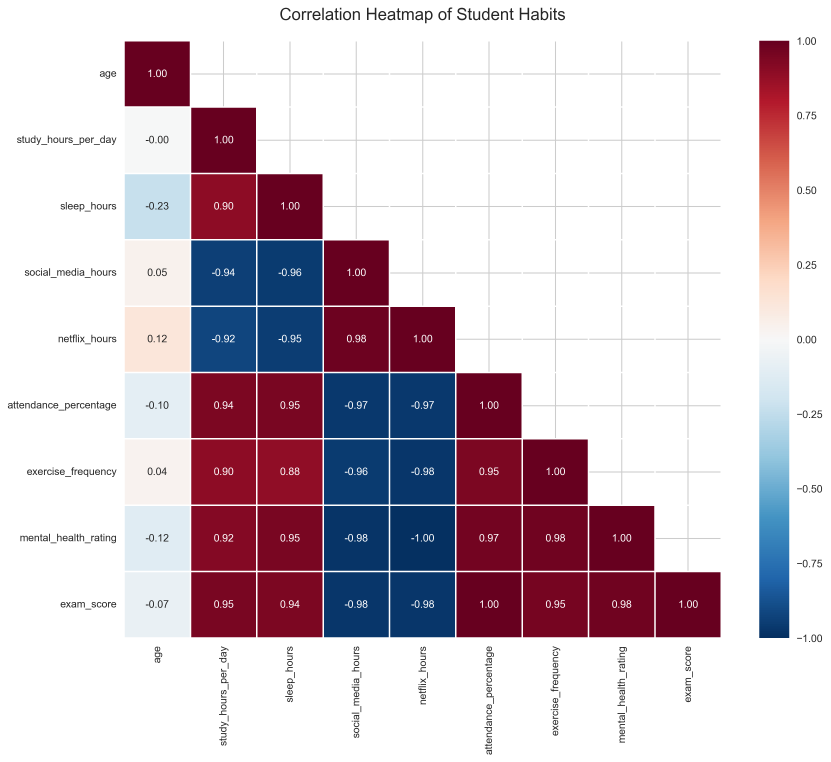
#> input picture visualizations/correlation_heatmap.png, 3321 x 3048 px, found by its file name (shown at 1/4 size)
$ python create_collage.py
#> lines starting #> are read from the running program, lines starting #| are printed output that depends on the picture; after the words box and inside, x2 and y2 are one past the last pixel; in counts of white or black regions, pixels touching at a corner belong together
import numpy as np
from PIL import Image, ImageDraw
import os

def create_dashboard_collage():
    # Define the visualization files to include
    vis_files = [
        'correlation_heatmap.png',
        'categorical_vs_exam_score.png',
        'numerical_vs_exam_score.png',
        'categorical_distributions.png',
        'numerical_distributions.png'
    ]

    # Load images
    images = []
    for file in vis_files:
        try:
            img_path = os.path.join('visualizations', file)
            img = Image.open(img_path)
#> img is the input picture: PIL image 3321x3048 RGBA; mean R, G, B, A 207.1, 192, 201.4, 255
            # Convert to RGBA if not already
            if img.mode != 'RGBA':
                img = img.convert('RGBA')
            # Resize to a consistent width while maintaining aspect ratio
            basewidth = 1000
            wpercent = (basewidth / float(img.size[0]))
#> wpercent = 0.301
            hsize = int((float(img.size[1]) * float(wpercent)))
#> hsize = 917
            img = img.resize((basewidth, hsize), Image.Resampling.LANCZOS)
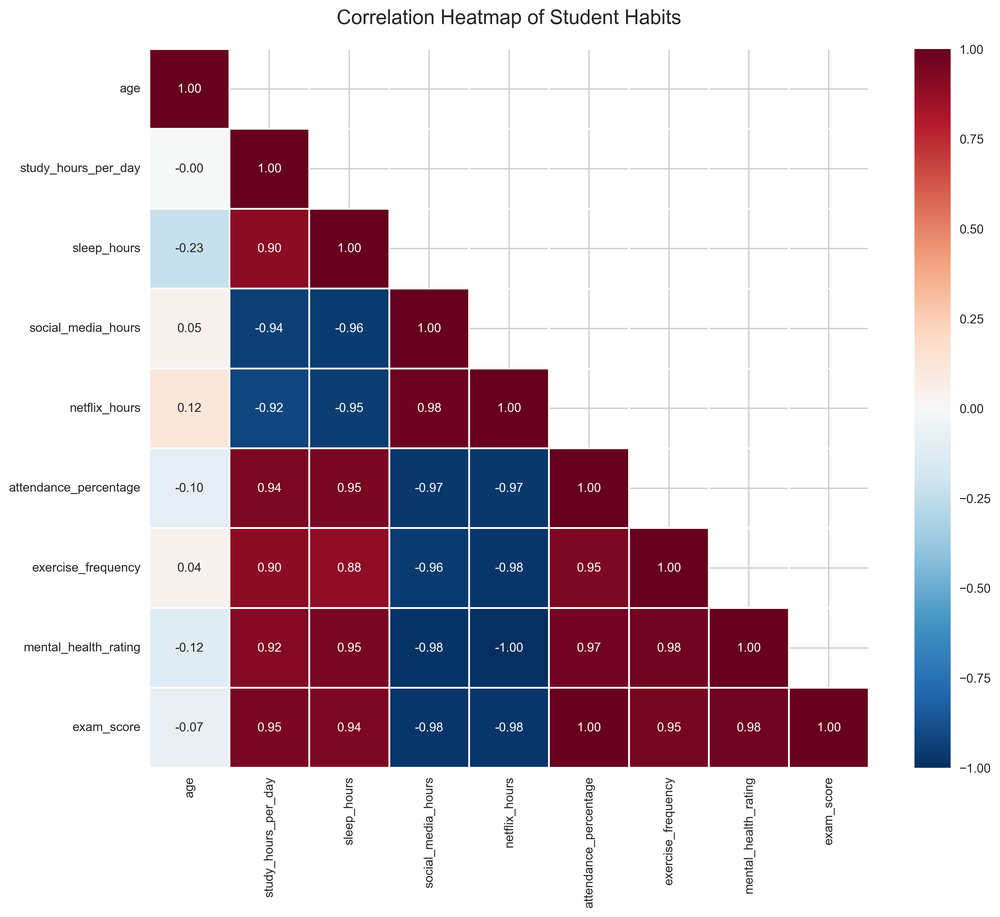
#> img: PIL image 1000x917 RGBA; mean R, G, B, A 206.8, 191.9, 201.2, 255
            images.append(img)
        except Exception as e:
            print(f"Error loading {file}: {e}")
            continue
#> pass 2 of the loop in create_dashboard_collage, `for file in vis_files:`:
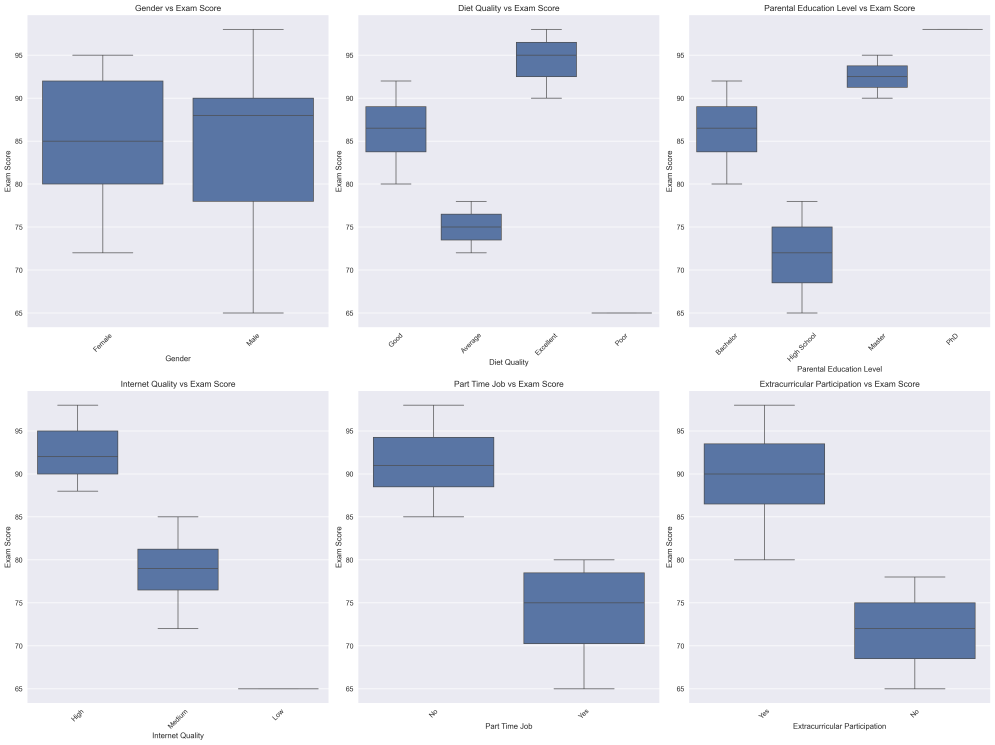
#> input picture visualizations/categorical_vs_exam_score.png, 5970 x 4469 px, found by its file name (shown at 1/6 size)
#> in create_dashboard_collage, img is the input picture: PIL image 5970x4469 RGBA; mean R, G, B, A 223.2, 225.9, 235.6, 255
#> in create_dashboard_collage, `img = img.resize((basewidth, hsize), Image.Resampling.LANCZOS)`:
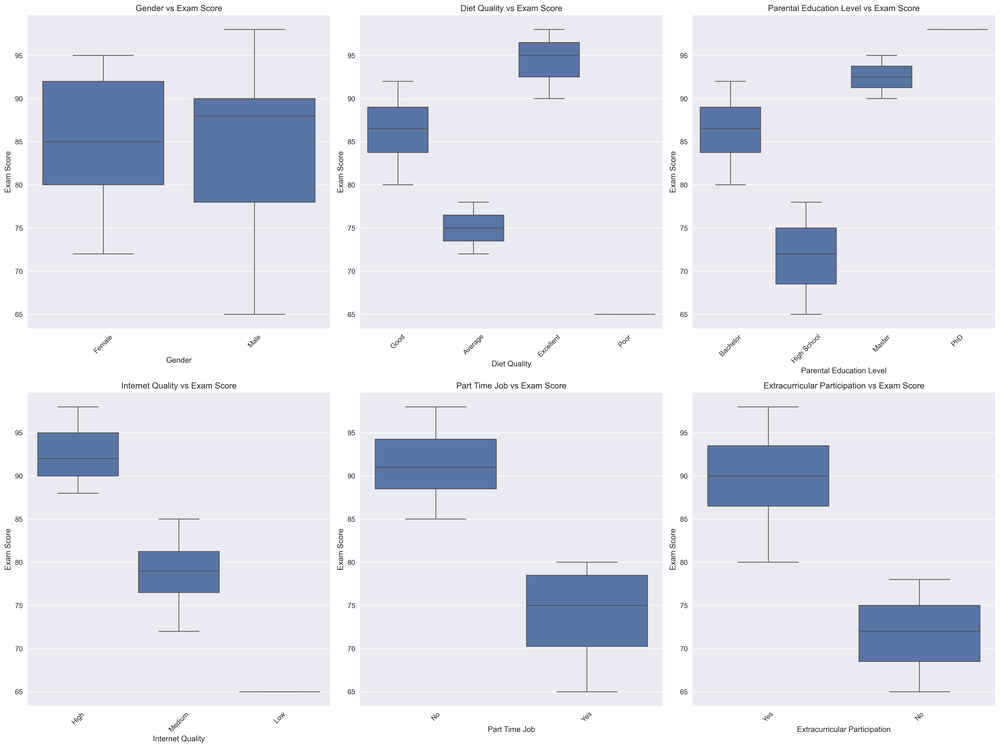
#> img: PIL image 1000x748 RGBA; mean R, G, B, A 223.1, 225.8, 235.5, 255
#> pass 3 of the loop in create_dashboard_collage, `for file in vis_files:`:
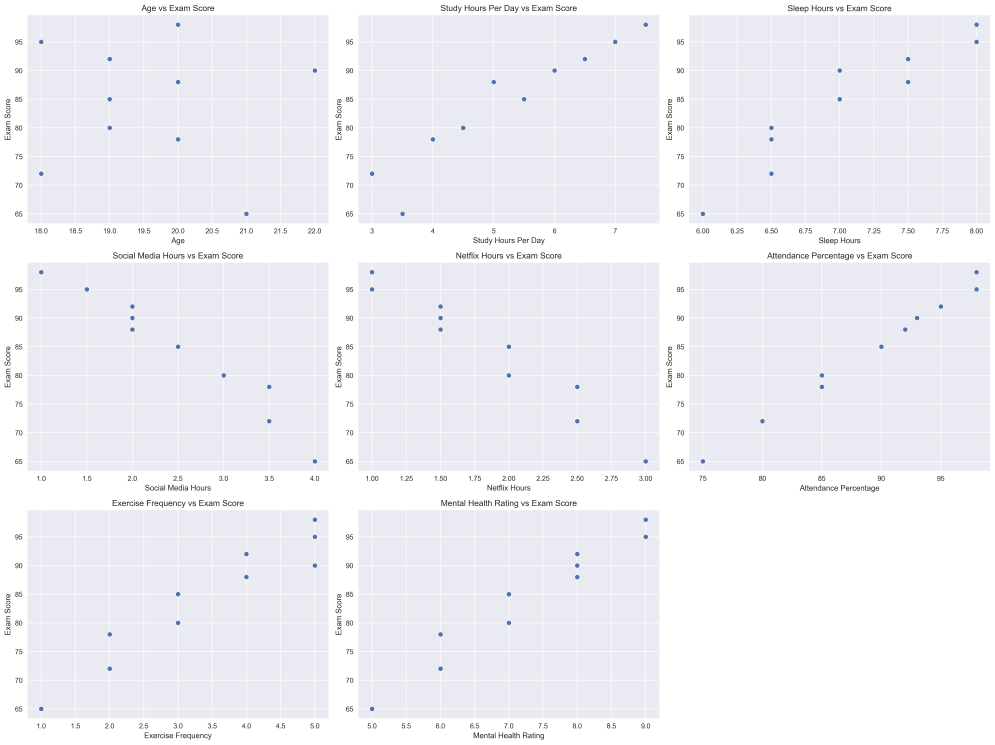
#> input picture visualizations/numerical_vs_exam_score.png, 5970 x 4467 px, found by its file name (shown at 1/6 size)
#> in create_dashboard_collage, img is the input picture: PIL image 5970x4467 RGBA; mean R, G, B, A 239.7, 239.8, 245.1, 255
#> in create_dashboard_collage, `img = img.resize((basewidth, hsize), Image.Resampling.LANCZOS)`:
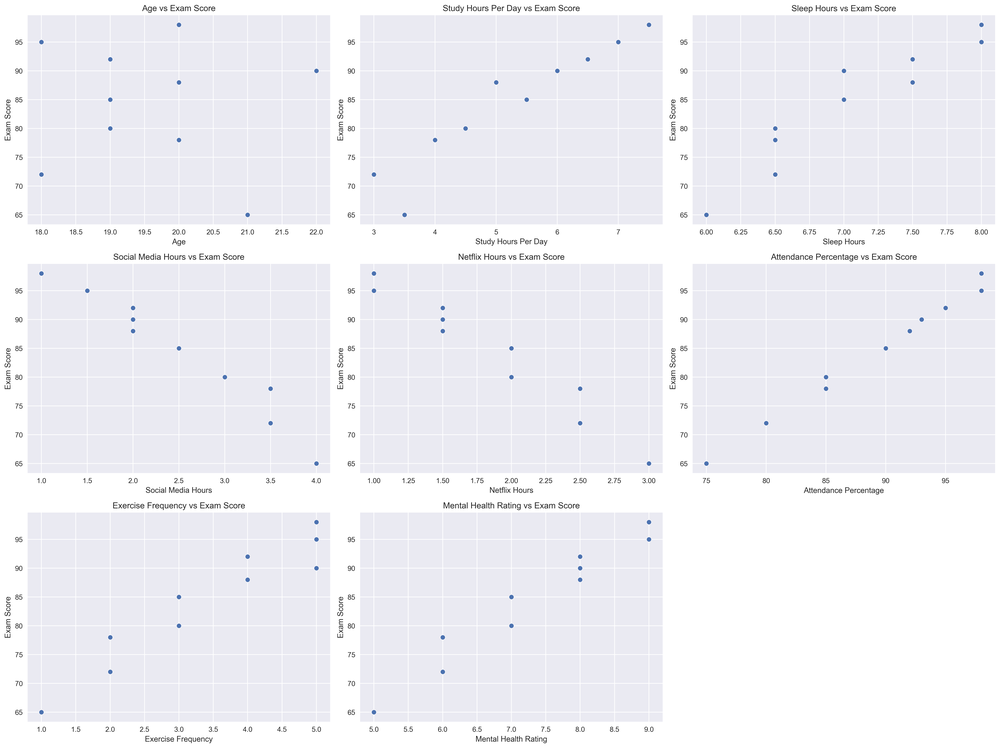
#> img: PIL image 1000x748 RGBA; mean R, G, B, A 239.6, 239.6, 244.9, 255
#> the loop made 5 passes; the first 3 are shown

    if not images:
        print("No images could be loaded!")
        return

    # Calculate dimensions for the collage
    padding = 40
#> padding = 40
    margin = 60
    title_height = 100

    # Create a 2x3 grid
    n_rows = 2
    n_cols = 3

    cell_width = 1000 + padding * 2
#> cell_width = 1080
    cell_height = 700 + padding * 2
#> cell_height = 780

    collage_width = cell_width * n_cols + margin * 2
#> collage_width = 3360
    collage_height = cell_height * n_rows + margin * 2 + title_height
#> collage_height = 1780

    # Create new image with dark background
    background_color = (8, 15, 40)  # Dark blue
    collage = Image.new('RGBA', (collage_width, collage_height), background_color)
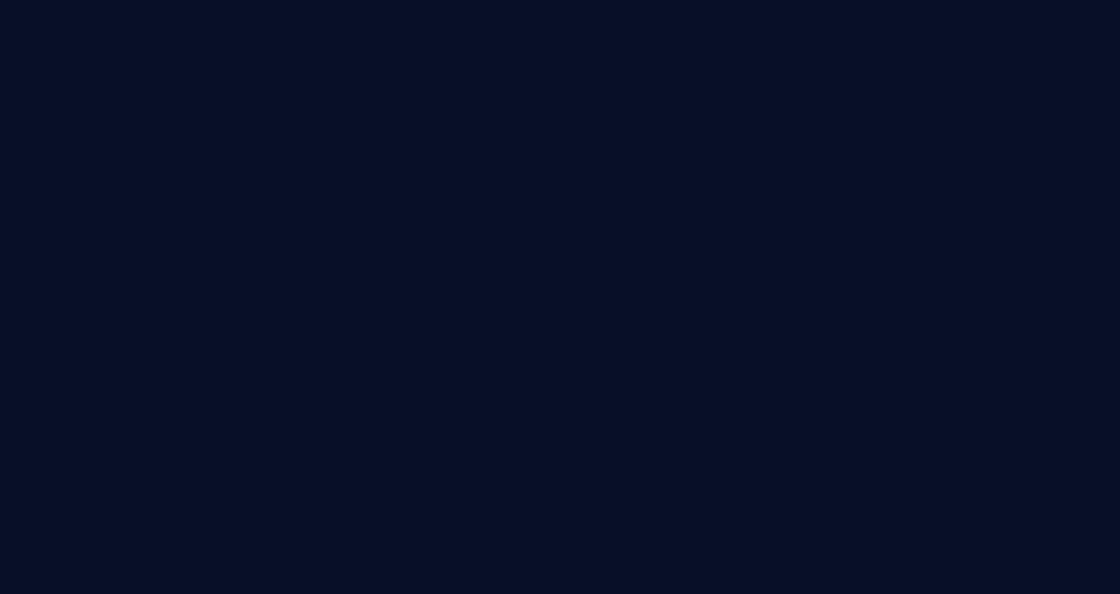
#> collage: PIL image 3360x1780 RGBA (shown at 1/3 size); mean R, G, B, A 8, 15, 40, 255
    draw = ImageDraw.Draw(collage)

    # Paste images into the collage
    for idx, img in enumerate(images):
        if idx >= n_rows * n_cols:
            break

        row = idx // n_cols
        col = idx % n_cols

        # Calculate position
        x = col * cell_width + margin + padding
        y = row * cell_height + margin + padding + title_height

        # Create a mask for rounded corners
        mask = Image.new('L', img.size, 0)
        mask_draw = ImageDraw.Draw(mask)
        mask_draw.rounded_rectangle([0, 0, img.size[0], img.size[1]], radius=20, fill=255)

        # Add a subtle glow effect
        glow = Image.new('RGBA', img.size, (255, 255, 255, 0))
        glow_draw = ImageDraw.Draw(glow)
        glow_draw.rounded_rectangle([0, 0, img.size[0], img.size[1]], radius=20,
                                  fill=(255, 255, 255, 30))
        collage.paste(glow, (x-5, y-5), glow)

        # Paste the image
        collage.paste(img, (x, y), mask)
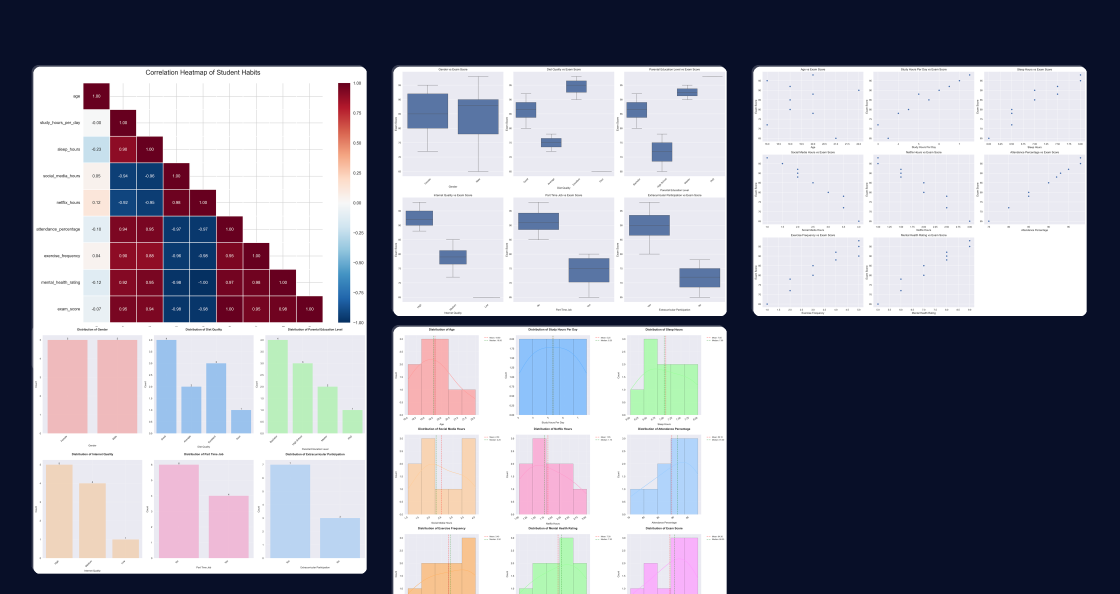
#> collage: PIL image 3360x1780 RGBA (shown at 1/3 size); mean R, G, B, A 146.4, 146.4, 159.7, 254.8; transparent parts drawn white
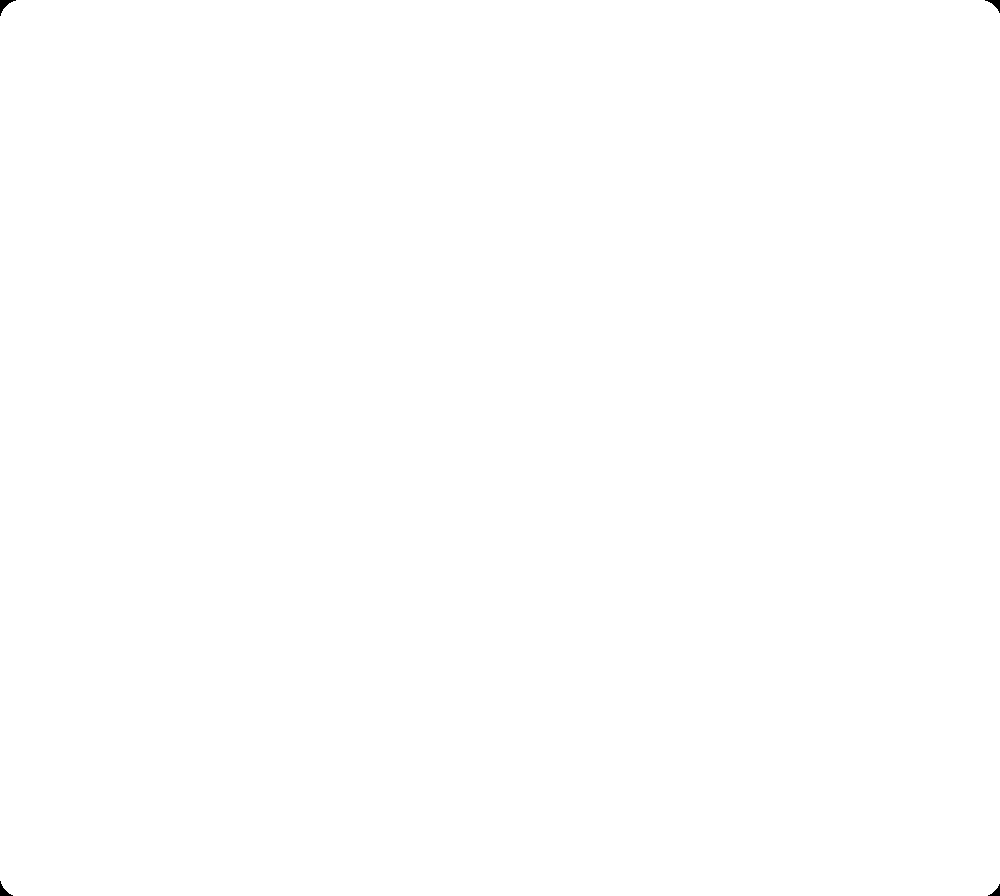
#> mask: PIL image 1000x896 L; 100% white; 4 black regions, box (x1, y1, x2, y2) and area: (0, 0, 16, 16) 92, (985, 0, 1000, 13) 76, (0, 881, 13, 896) 76, (988, 884, 1000, 896) 61

    # Save the collage
    os.makedirs('images', exist_ok=True)
    collage_path = os.path.join('images', 'dashboard.png')
    collage.save(collage_path, quality=95)
    print(f"Collage saved as {collage_path}")

if __name__ == "__main__":
    create_dashboard_collage()
